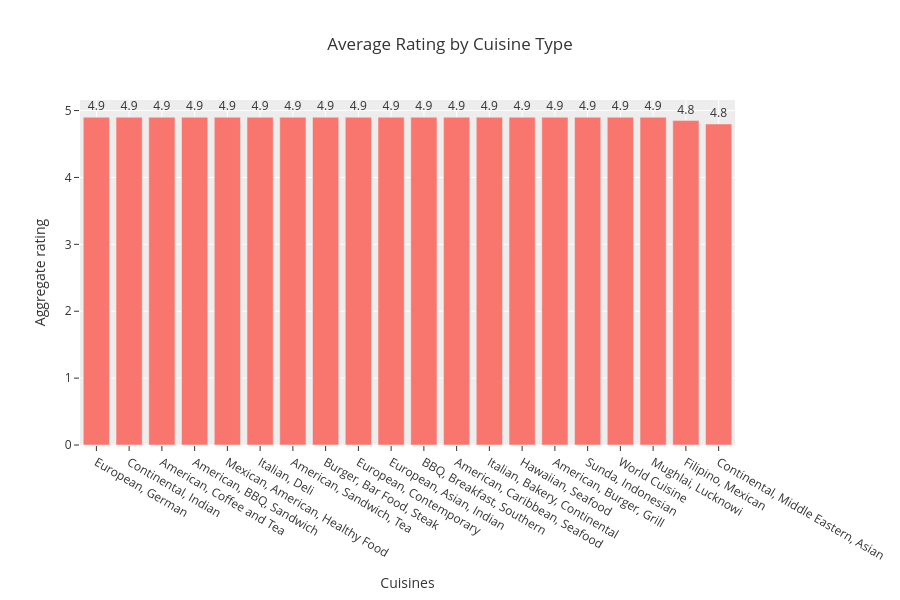

Here is the notebook cell this chart was saved with:
### Code cell
cuisine_rating = df.groupby('Cuisines')['Aggregate rating'].mean().sort_values(ascending=False).head(20)


fig=px.bar(cuisine_rating,y="Aggregate rating",
      title='Average Rating by Cuisine Type',text_auto=".2s",template = 'ggplot2',height=600)
fig.update_traces(textfont_size=12,textposition="outside")
fig.show()

### Figure 1 — Plotly figure (JSON) as saved in the notebook; plotly's stock layout.template omitted (floating-point values rounded to 4 significant figures)
{"data": [{"alignmentgroup": "True", "hovertemplate": "Cuisines=%{x}<br>Aggregate rating=%{y}<extra></extra>", "legendgroup": "", "marker": {"color": "#F8766D", "pattern": {"shape": ""}}, "name": "", "offsetgroup": "", "orientation": "v", "showlegend": false, "textfont": {"size": 12}, "textposition": "outside", "texttemplate": "%{y:.2s}", "type": "bar", "x": ["European, German", "Continental, Indian", "American, Coffee and Tea", "American, BBQ, Sandwich", "Mexican, American, Healthy Food", "Italian, Deli", "American, Sandwich, Tea", "Burger, Bar Food, Steak", "European, Contemporary", "European, Asian, Indian", "BBQ, Breakfast, Southern", "American, Caribbean, Seafood", "Italian, Bakery, Continental", "Hawaiian, Seafood", "American, Burger, Grill", "Sunda, Indonesian", "World Cuisine", "Mughlai, Lucknowi", "Filipino, Mexican", "Continental, Middle Eastern, Asian"], "xaxis": "x", "y": [4.9, 4.9, 4.9, 4.9, 4.9, 4.9, 4.9, 4.9, 4.9, 4.9, 4.9, 4.9, 4.9, 4.9, 4.9, 4.9, 4.9, 4.9, 4.85, 4.8], "yaxis": "y"}], "layout": {"barmode": "relative", "height": 600, "legend": {"tracegroupgap": 0}, "title": {"text": "Average Rating by Cuisine Type"}, "xaxis": {"anchor": "y", "domain": [0, 1], "title": {"text": "Cuisines"}}, "yaxis": {"anchor": "x", "domain": [0, 1], "title": {"text": "Aggregate rating"}}}}
